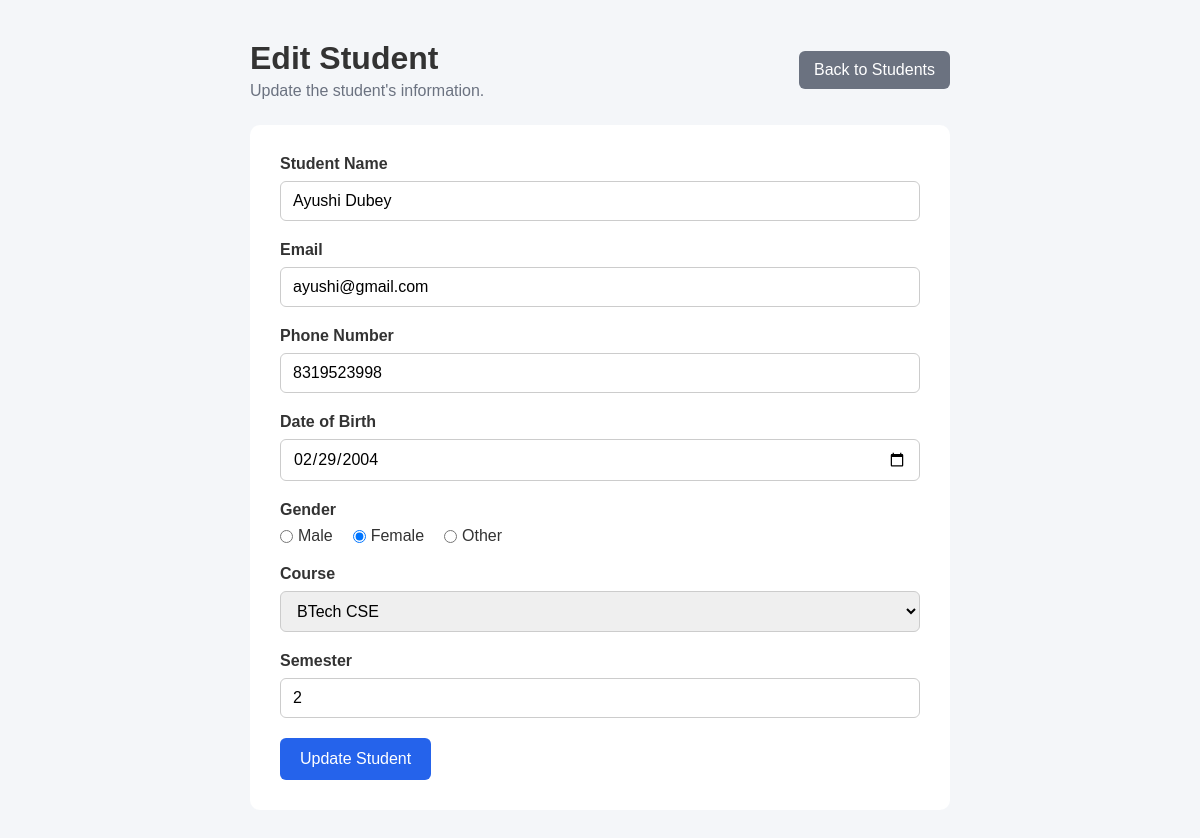
The app's page /edit_student.php?id=2 (signed in) with its own data.
### tables this page shows
CREATE TABLE `students` (
  `ID` int(11) NOT NULL,
  `Name` varchar(100) NOT NULL,
  `Email` varchar(100) NOT NULL,
  `Phone` varchar(15) DEFAULT NULL,
  `dob` date NOT NULL,
  `Course` varchar(50) NOT NULL,
  `Semester` int(2) DEFAULT NULL,
  `gender` varchar(10) NOT NULL,
  `created_at` timestamp NOT NULL DEFAULT current_timestamp()
);

### edit_student.php (the view, shortened to what this page needs)
<?php
require_once "config/database.php";
$id = (int) $_GET['id'];
$sql = "SELECT * FROM students WHERE ID = ?";
$stmt = mysqli_prepare($conn, $sql);
mysqli_stmt_bind_param($stmt, "i", $id);
mysqli_stmt_execute($stmt);
$result = mysqli_stmt_get_result($stmt);
$student = mysqli_fetch_assoc($result);
?>
<!DOCTYPE html>
<html lang="en">
<head>
    <link rel="stylesheet" href="css/style.css">
</head>
<body>
    <div class="form-container">
        <div class="form-header">
            <div>
                <h1>Edit Student</h1>
                <p>Update the student's information.</p>
            </div>
            <a href="students.php" class="back-btn">
                Back to Students
            </a>
        </div>
        <form action="" method="POST" class="student-form">
            <div class="form-group">
                <label for="name">Student Name</label>
                <input type="text"
                    name="name"
                    id="name"
                    value="<?php echo htmlspecialchars($student['Name']); ?>"
                    required>
            </div>
            <div class="form-group">
                <label for="email">Email</label>
                <input type="email"
                    name="email"
                    id="email"
                    value="<?php echo htmlspecialchars($student['Email']); ?>"
                    required>
            </div>
            <div class="form-group">
                <label for="phone">Phone Number</label>
                <input type="tel"
                    name="phone"
                    id="phone"
                    value="<?php echo htmlspecialchars($student['Phone']); ?>"
                    maxlength="10"
                    pattern="[0-9]{10}"
                    required>
            </div>
            <div class="form-group">
                <label for="dob">Date of Birth</label>
                <input type="date"
                    name="dob"
                    id="dob"
                    value="<?php echo htmlspecialchars($student['dob']); ?>"
                    required>
            </div>
            <div class="form-group">
                <label>Gender</label>
                <div class="radio-group">
                    <label>
                        <input type="radio"
                            name="gender"
                            value="Male"
                            <?php if ($student['gender'] == 'Male') echo 'checked'; ?>>
                        Male
                    </label>
                    <label>
                        <input type="radio"
                            name="gender"
                            value="Female"
                            <?php if ($student['gender'] == 'Female') echo 'checked'; ?>>
                        Female
                    </label>
                    <label>
                        <input type="radio"
                            name="gender"
                            value="Other"
                            <?php if ($student['gender'] == 'Other') echo 'checked'; ?>>
                        Other
                    </label>
                </div>
            </div>
            <div class="form-group">
                <label for="course">Course</label>
                <select name="course" id="course" required>
                    <option value="CSE"
                        <?php if ($student['Course'] == 'CSE') echo 'selected'; ?>>
                        BTech CSE
                    </option>
                </select>
            </div>
            <div class="form-group">
                <label for="semester">Semester</label>
                <input type="number"
                    name="semester"
                    id="semester"
                    min="1"
                    max="10"
                    value="<?php echo htmlspecialchars($student['Semester']); ?>"
                    required>
            </div>
            <button type="submit" name="update" class="submit-btn">
                Update Student
            </button>
        </form>
    </div>
</body>
</html>

### css/style.css (style rules this page uses)
* { margin: 0; padding: 0; box-sizing: border-box; font-family: Arial, sans-serif; }
body { background-color: #f4f6f9; color: #333; }
a { text-decoration: none; }
h1, h2, h3 { margin-top: 0; }
.form-container { width: 90%; max-width: 700px; margin: 40px auto; }
.form-header { display: flex; justify-content: space-between; align-items: center; margin-bottom: 25px; }
.form-header p { margin-top: 5px; color: #6b7280; }
.back-btn { background-color: #6b7280; color: white; padding: 10px 15px; border-radius: 6px; }
.student-form { background-color: white; padding: 30px; border-radius: 10px; }
.form-group { margin-bottom: 20px; }
.form-group > label { display: block; margin-bottom: 8px; font-weight: bold; }
.form-group input[type="text"], .form-group input[type="email"], .form-group input[type="tel"], .form-group input[type="date"], .form-group input[type="number"], .form-group select { width: 100%; padding: 10px 12px; border: 1px solid #ccc; border-radius: 6px; font-size: 16px; }
.radio-group { display: flex; gap: 20px; }
.radio-group label { display: flex; align-items: center; gap: 5px; font-weight: normal; }
.submit-btn { background-color: #2563eb; color: white; border: none; padding: 12px 20px; border-radius: 6px; font-size: 16px; cursor: pointer; }

### records on screen
students: name "Ayushi Dubey", email "ayushi@gmail.com", phone "8319523998", dob "02/29/2004", gender "☐ Male", gender "☑ Female", gender "☐ Other", course "BTech CSE", semester "2"
